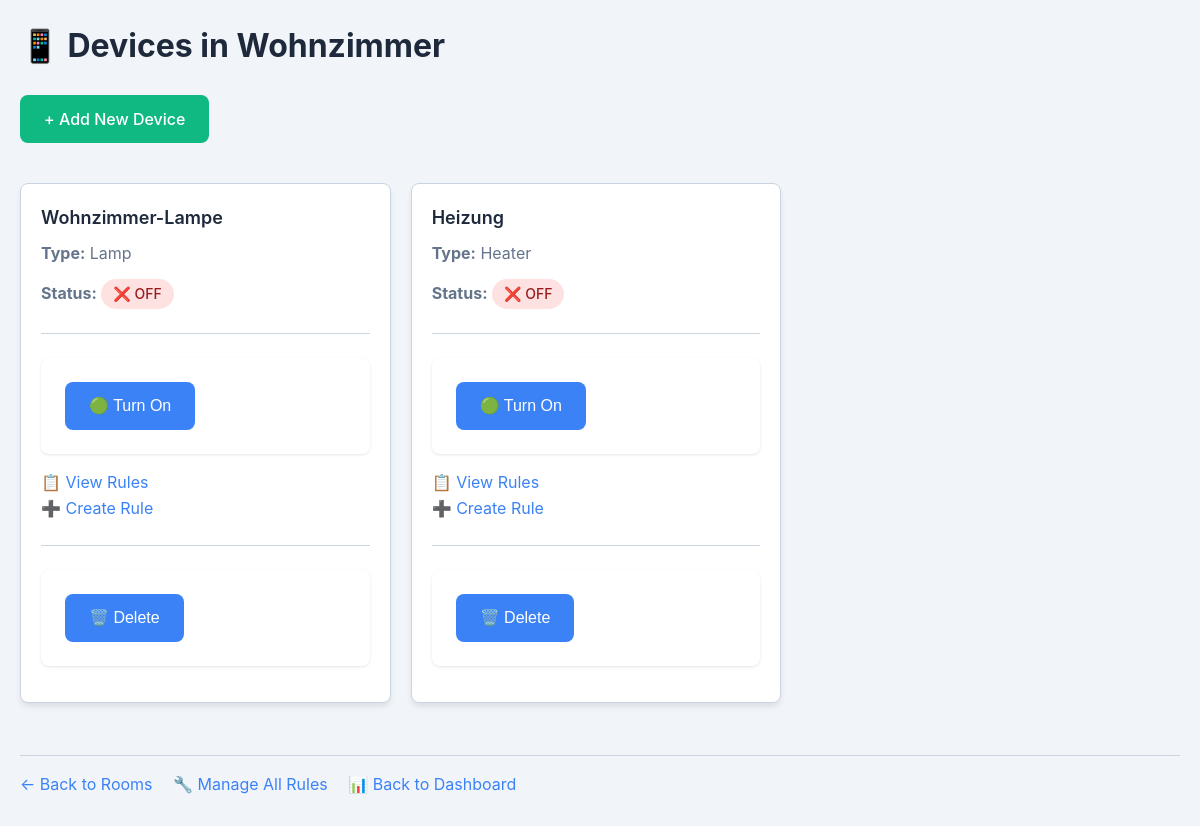
/devices/list/room?room_id=2 (signed in), run on an earlier commit of the app's database.
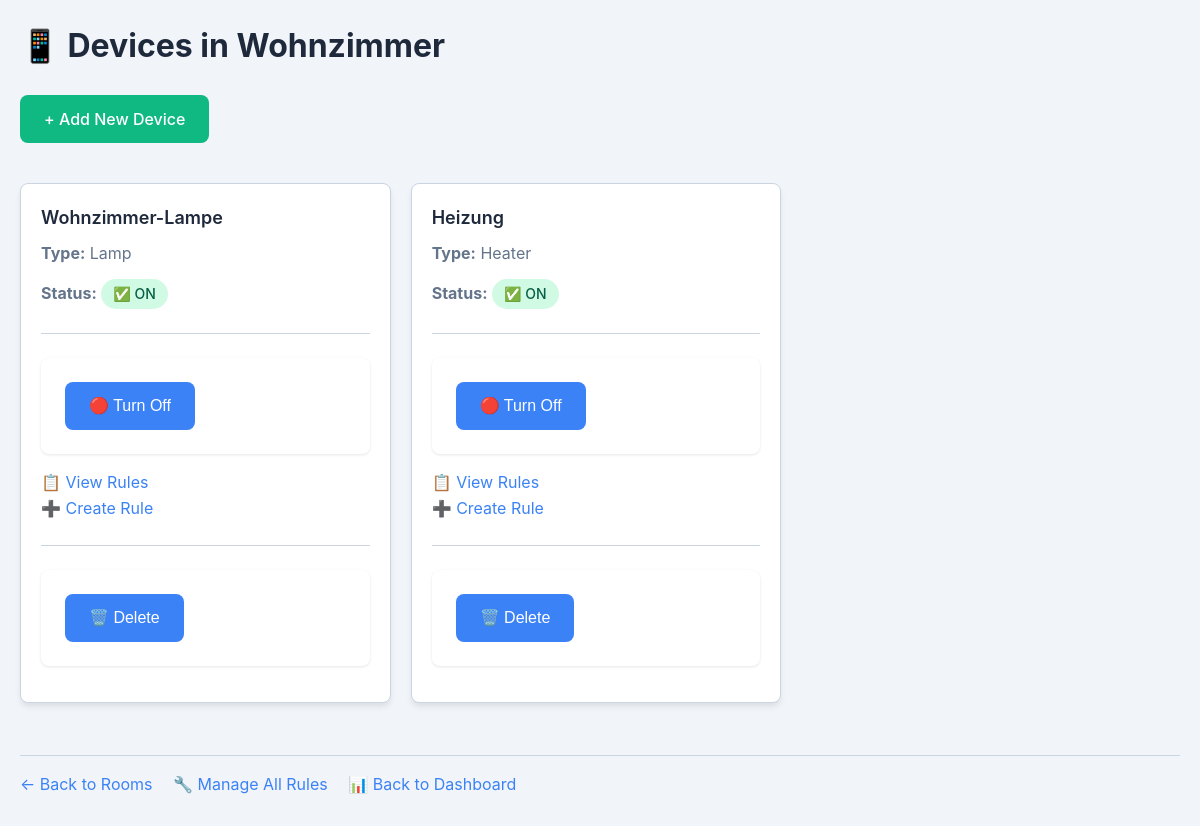
And on a later commit of the database.
### tables this page shows
CREATE TABLE devices (
    device_id   INTEGER PRIMARY KEY AUTOINCREMENT,
    room_id     INTEGER,
    device_name TEXT    NOT NULL UNIQUE,
    device_type TEXT    NOT NULL,
    device_status      BOOLEAN NOT NULL DEFAULT 0,
    FOREIGN KEY (room_id) REFERENCES rooms(room_id)
);

### rooms_devices_api.py (the view)
@router.get("/devices/list/room")
async def show_devices(request: Request, room_id: int):
    room = user_can_access_room(request, room_id)
    if not room:
        return RedirectResponse(url="/", status_code=303)
    conn, curs = get_db()
    devices = curs.execute("SELECT * FROM devices WHERE room_id = ?", (room_id,)).fetchall()
    conn.close()
    return templates.TemplateResponse("devices/list.html", {
        "request": request,
        "devices": devices,
        "room": room
    })

### templates/devices/list.html (shortened to what this page needs)
<!DOCTYPE html>
<html>
<head>
    <link rel="stylesheet" href="/static/style.css">
</head>
<body>
    <h1>📱 Devices in {{ room["room_name"] }}</h1>
    <a href="/devices/add?room_id={{ room['room_id'] }}" class="btn btn-create">+ Add New Device</a>
    <div class="devices-container">
        {% for device in devices %}
        <div class="device-card">
            <h4>{{ device["device_name"] }}</h4>
            <p><strong>Type:</strong> {{ device["device_type"] }}</p>
            <p><strong>Status:</strong>
                {% if device["device_status"] == 1 %}
                    <span class="status-badge status-on">✅ ON</span>
                {% else %}
                    <span class="status-badge status-off">❌ OFF</span>
                {% endif %}
            </p>
            <hr>
            <form action="/devices/status" method="post">
                <button type="submit" class="{% if device['device_status'] == 1 %}btn-danger{% else %}btn-success{% endif %}">
                    {{ '🔴 Turn Off' if device['device_status'] == 1 else '🟢 Turn On' }}
                </button>
            </form>
            <div style="margin: 1rem 0;">
                <a href="/rules/device/{{ device['device_id'] }}">📋 View Rules</a>
                <br>
                <a href="/rules/create/{{ device['device_id'] }}">➕ Create Rule</a>
            </div>
            <hr>
            <form action="/devices/delete" method="post">
                <button type="submit" class="btn-danger">🗑️ Delete</button>
            </form>
        </div>
        {% endfor %}
    </div>
    <div class="navigation-links">
        <a href="/list">← Back to Rooms</a>
        <a href="/rules/">🔧 Manage All Rules</a>
        <a href="/dashboard">📊 Back to Dashboard</a>
    </div>
</body>
</html>

What changed in the data, as far as the page shows it:
changed devices "Wohnzimmer-Lampe": device_status "🟢 Turn On" → "🔴 Turn Off"; device_status "❌ OFF" → "✅ ON"
changed devices "Heizung": device_status "🟢 Turn On" → "🔴 Turn Off"; device_status "❌ OFF" → "✅ ON"
